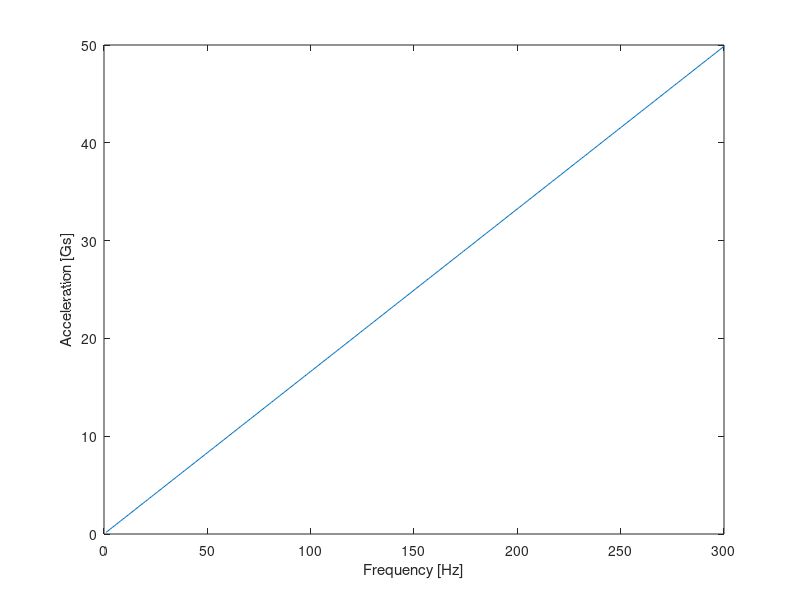

Write MATLAB code to recreate this figure.
% Evan Baker
% WolfRTI
% 18 April 2014
function RTI_Wolf
clc
close all
% This function will calculate RTI inhibiting vibration parameters for two 
% different density fluids layered in a cylindrical vessel

% The stability condition is given by:
% bmax ~> (0.54*g*D)/(a*At)
% where
% bmax = a*w^2 [m/s^2]
% a = oscillation amplitude [cm]
% w = oscillation frequency [Hz]
% g = gravity [m/s^2]
% D = vessel diameter [cm]
% At = the Atwood number: []
%      (ph - pl)/(ph + pl)
%      where ph = heavier fluid density [g/cm^3]
%            pl = lighter fluid density [g/cm^3]

% Since bmax = a*w^2
% substitution gives:
% bmax^2 ~> (0.54*g*D*w^2)/(At)

f = 1:300; % generate frequency list
w = 2*pi.*f;
g = 980; % define gravity [m/s^2]
D = 1.27; % define diameter (.5 inches) [cm]
Atwood = @ (ph,pl) (ph - pl)/(ph + pl); % make the Atwood number

options = 0; % for list options
% build a decision list
fprintf('Use built in values or define new ones?\n1) Define new values\n2) SAE140 and air\n3) Water and air\n4) Potassium Jodide and SAE140\n') 
options = input('(1234): '); % get user decision
if options == 1;
    pl = input('pl = '); % fluid 1 density
    ph = input('ph = '); % fluid 2 density
elseif options == 2;
    pl = 0; % g/cm^3
    ph = 0.9; % air is negligible comparitively
elseif options == 3;
    pl = 0;
    ph = 1;
elseif options == 4;
    pl = 0.9; % SAE140 g/cm^3
    ph = 1.6; % potassium jodide g/cm^3
elseif options == 5;
    pl = 0; % [g/cm^3] Density - air
    ph = 1.54; % [g/cm^3] Density - honey
end

At = Atwood(ph,pl); % calculate the Atwood number

b = sqrt((0.54*g*D*w.^2)/(At))./g; % get relative b
a = sqrt((0.54*D*g)./(At.*w.^2));
figure(1)
plot(f,b);xlabel('Frequency [Hz]');ylabel('Acceleration [Gs]');%legend('Absolute acceleration','Relative acceleration (Gs)');
%figure(2)
%plot(w./(100*pi),a);xlabel('Frequency 100\pi [Hz]*pi');ylabel('Amplitude [cm]');
%figure(3)
%b2 = a.*w.^2./g;
%plot(w./(100*pi),b2);xlabel('Frequency 100\pi [Hz]');ylabel('Acceleration [Gs]');

fbtable = [f',b'];
fprintf('Frequency [Hz] |  Acceleration [Gs]')
fbtable

end